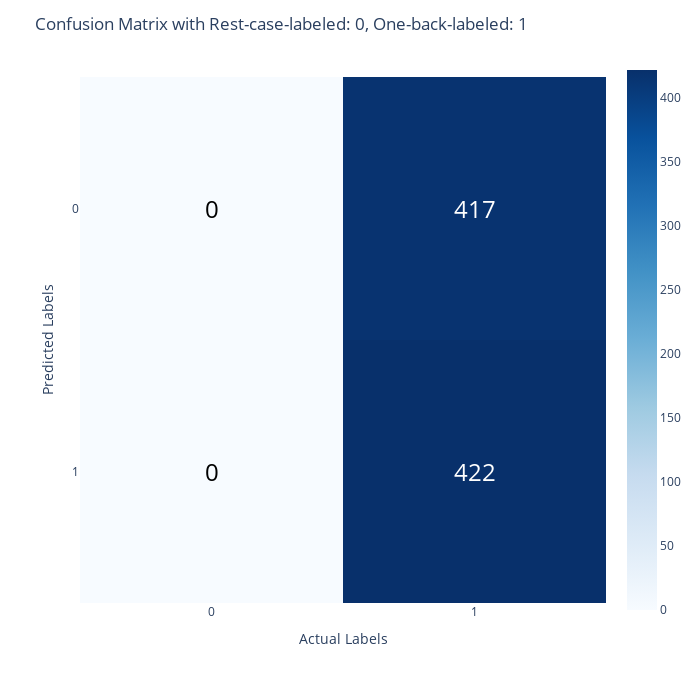
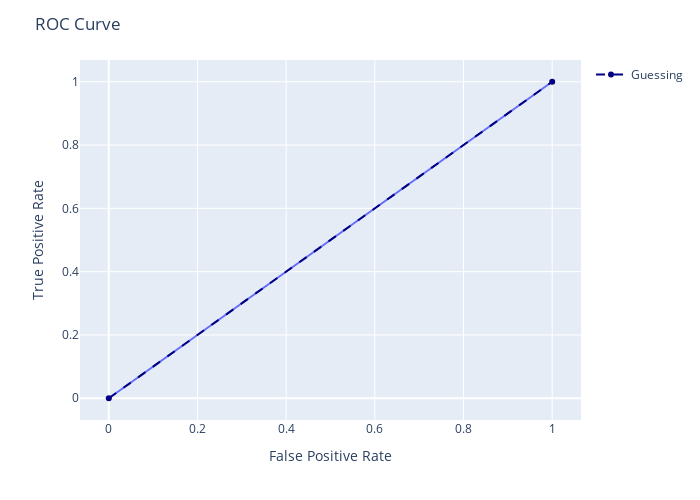

Notebook cell for these charts, in order:
### Code cell
metrics(lr)

### Figure 1 — Plotly figure (JSON) as saved in the notebook; plotly's stock layout.template omitted (floating-point values rounded to 4 significant figures)
{"data": [{"coloraxis": "coloraxis", "hovertemplate": "x: %{x}<br>y: %{y}<br>color: %{z}<extra></extra>", "name": "0", "type": "heatmap", "xaxis": "x", "yaxis": "y", "z": [[0, 417], [0, 422]]}], "layout": {"annotations": [{"font": {"color": "black", "size": 24}, "showarrow": false, "text": "0", "x": 0, "y": 0}, {"font": {"color": "white", "size": 24}, "showarrow": false, "text": "417", "x": 1, "y": 0}, {"font": {"color": "black", "size": 24}, "showarrow": false, "text": "0", "x": 0, "y": 1}, {"font": {"color": "white", "size": 24}, "showarrow": false, "text": "422", "x": 1, "y": 1}], "coloraxis": {"colorscale": [[0, "rgb(247,251,255)"], [0.125, "rgb(222,235,247)"], [0.25, "rgb(198,219,239)"], [0.375, "rgb(158,202,225)"], [0.5, "rgb(107,174,214)"], [0.625, "rgb(66,146,198)"], [0.75, "rgb(33,113,181)"], [0.875, "rgb(8,81,156)"], [1, "rgb(8,48,107)"]]}, "font": {"size": 12}, "height": 700, "margin": {"t": 60}, "title": {"text": "Confusion Matrix with Rest-case-labeled: 0, One-back-labeled: 1"}, "width": 700, "xaxis": {"anchor": "y", "constrain": "domain", "domain": [0, 1], "dtick": 1, "scaleanchor": "y", "tick0": 0, "title": {"text": "Actual Labels"}}, "yaxis": {"anchor": "x", "autorange": "reversed", "constrain": "domain", "domain": [0, 1], "dtick": 1, "tick0": 0, "title": {"text": "Predicted Labels"}}}}

### Figure 2 — Plotly figure (JSON) as saved in the notebook; plotly's stock layout.template omitted (floating-point values rounded to 4 significant figures)
{"data": [{"hovertemplate": "x=%{x}<br>y=%{y}<extra></extra>", "legendgroup": "", "line": {"color": "#636efa", "dash": "solid"}, "marker": {"symbol": "circle"}, "mode": "lines", "name": "", "orientation": "v", "showlegend": false, "type": "scatter", "x": [0, 1], "xaxis": "x", "y": [0, 1], "yaxis": "y"}, {"line": {"color": "navy", "dash": "dash"}, "name": "Guessing", "type": "scatter", "x": [0, 1], "y": [0, 1]}], "layout": {"height": 500, "legend": {"tracegroupgap": 0}, "margin": {"t": 60}, "title": {"text": "ROC Curve"}, "width": 700, "xaxis": {"anchor": "y", "domain": [0, 1], "title": {"text": "False Positive Rate"}}, "yaxis": {"anchor": "x", "domain": [0, 1], "title": {"text": "True Positive Rate"}}}}
